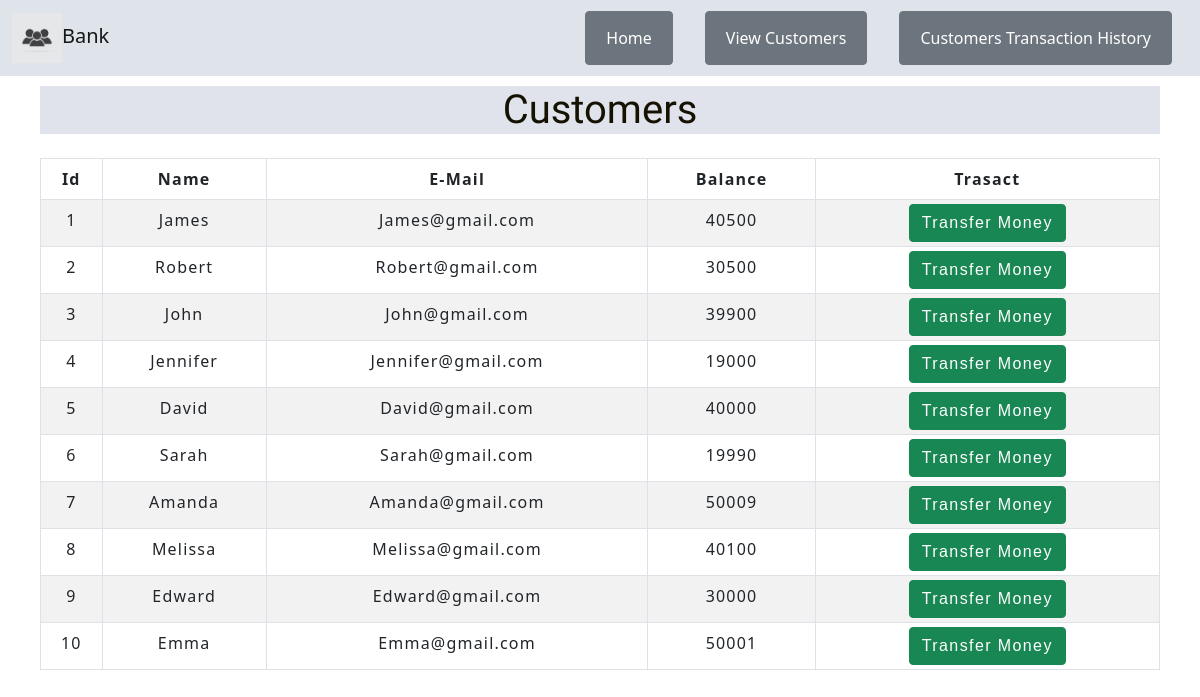
The page /transfer_money.php on the database its author committed.
### tables this page shows
CREATE TABLE `customers` (
  `id` int(3) NOT NULL,
  `name` text NOT NULL,
  `email` varchar(30) NOT NULL,
  `balance` int(8) NOT NULL
);

### transfer_money.php (the view, shortened to what this page needs)
<?php
    include 'connection.php';
    $sql = "SELECT * FROM customers";
    $result = mysqli_query($conn,$sql);
?>
<?php include('navigation.php'); ?>
<div class="container" >
            <h1>Customers</h1>
        <br>
            <div class="row">
                <div class="col">
                    <div class="table-responsive-sm">
                    <table class="table table-hover table-sm table-striped table-condensed table-bordered">
                        <thead>
                            <tr>
                            <th scope="col" class="text-center py-2">Id</th>
                            <th scope="col" class="text-center py-2">Name</th>
                            <th scope="col" class="text-center py-2">E-Mail</th>
                            <th scope="col" class="text-center py-2">Balance</th>
                            <th scope="col" class="text-center py-2">Trasact</th>
                            </tr>
                        </thead>
                        <tbody>
                <?php
                    while($rows=mysqli_fetch_assoc($result)){
                ?>
                    <tr>
                        <td class="py-2"><?php echo $rows['id'] ?></td>
                        <td class="py-2"><?php echo $rows['name']?></td>
                        <td class="py-2"><?php echo $rows['email']?></td>
                        <td class="py-2"><?php echo $rows['balance']?></td>
                        <td><a href="customer.php?id= <?php echo $rows['id'] ;?>"> <button type="button" class="btn btn-success">Transfer Money</button></a></td>
                    </tr>
                <?php
                    }
                ?>
                        </tbody>
                    </table>
                    </div>
                </div>
            </div>
         </div>
</body>
</html>

### navigation.php (shortened to what this page needs)
<!DOCTYPE html>
<html lang="en">
<head>
  <link rel="stylesheet" type="text/css" href="bootstrap/css/bootstrap.min.css">
  <link rel="stylesheet" type="text/css" href="css/index.css">
  <link rel="stylesheet" type="text/css" href="css/style.css">
  <link rel="stylesheet" type="text/css" href="css/customer.css">
</head>
<body>
  <nav class="navbar navbar-expand-lg navbar-light" style="background-color: #dfe4ea;">
    <div class="container-fluid">
       <a class="navbar-brand logo" href="index.php"><image src="image/logo.png" alt="logo" height=50px width=50px>Bank</a>
      <div class="collapse navbar-collapse justify-content-end" id="navbarNav">
        <ul class="navbar-nav">
          <li class="nav-item btn btn-secondary">
            <a class="nav-link text-white" href="index.php">Home</a>
          </li>
          <li class="nav-item btn btn-secondary">
            <a class="nav-link text-white" href="transfer_money.php">View Customers</a>
          </li>
          <li class="nav-item btn btn-secondary">
            <a class="nav-link link-text text-white" href="transaction_history.php">Customers Transaction History</a>
          </li>
        </ul>
      </div>
    </div>
  </nav>

### css/index.css (style rules this page uses)
@media (min-width: 992px) { .navbar li { margin-left : 1em; margin-right : 1em; } }
h1 { background-color:#e0e3eb; cursor: pointer; color: #161203; text-align: center; height: 100px; margin-bottom: 0 !important; border: 0 !important; height: auto; transform: 1s; font-family: 'Suez One', serif; }
.navbar { margin-bottom: 0 !important; border: 0 !important; }
a { text-decoration: none; }

### css/style.css (style rules this page uses)
* { padding: 10; margin: 0; box-sizing: border-box; }
table { letter-spacing: 1.2px; color: red; }
td { text-align: center; }
button { border:none; background: #d9d9d9; }

### css/customer.css (style rules this page uses)
button,input { font-family: 'Montserrat', sans-serif; font-weight: 700; letter-spacing: 1.4px; }
.container { flex: 0 1 700px; width: 100%; margin: auto; padding: 10px; }

### rows shown on the page
customers: id "1", name "James", email "James@gmail.com", balance "40500"
customers: id "2", name "Robert", email "Robert@gmail.com", balance "30500"
customers: id "3", name "John", email "John@gmail.com", balance "39900"
customers: id "4", name "Jennifer", email "Jennifer@gmail.com", balance "19000"
customers: id "5", name "David", email "David@gmail.com", balance "40000"
customers: id "6", name "Sarah", email "Sarah@gmail.com", balance "19990"
customers: id "7", name "Amanda", email "Amanda@gmail.com", balance "50009"
customers: id "8", name "Melissa", email "Melissa@gmail.com", balance "40100"
customers: id "9", name "Edward", email "Edward@gmail.com", balance "30000"
customers: id "10", name "Emma", email "Emma@gmail.com", balance "50001"
